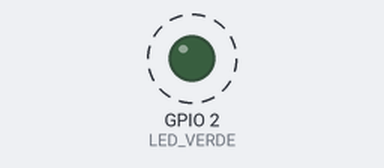
This sketch was run on a simulated ESP32. On the bench: output pins drawn as LEDs (lit = HIGH). Dashed ring = blinking. WiFi joins after 1.5 s; servers stay silent unless stated; the local clock reads 2024-03-15 10:24:30 at power-on unless the sketch sets it; what the sketch prints to the serial monitor is not drawn.

Above: at 2.2 s.
Timing chart, 0 to 5.0 s (numbered marks = the images above):
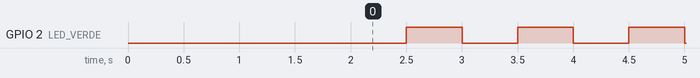

The sketch:

T02_esp32_wifi_ntp.ino
```cpp
/*
  SIMBIO - Tramo 2: ESP32 solo (vida, wifi y hora NTP)
  -----------------------------------------------------
  Qué prueba:
    - Que el ESP32 se programa y arranca.
    - Que se conecta al wifi (o a los datos del celular compartidos).
    - Que obtiene la hora por NTP en zona horaria de Colombia (UTC-5).
  Conexiones: ninguna (solo USB). El LED verde (GPIO 2) puede ser el LED de la placa.
  Monitor serie: 115200 baudios.

  ANTES DE CARGAR: escriba el nombre y la clave de su red abajo.
*/
#include <WiFi.h>
#include <time.h>

const char* WIFI_SSID = "NOMBRE_DE_SU_RED";
const char* WIFI_PASS = "CLAVE_DE_SU_RED";

const int LED_VERDE = 2;
const char* ZONA_HORARIA = "<-05>5";   // Colombia, sin horario de verano

void conectarWifi() {
  Serial.printf("Conectando a \"%s\"", WIFI_SSID);
  WiFi.mode(WIFI_STA);
  WiFi.begin(WIFI_SSID, WIFI_PASS);
  unsigned long t0 = millis();
  while (WiFi.status() != WL_CONNECTED && millis() - t0 < 20000) {
    delay(500);
    Serial.print(".");
  }
  Serial.println();
  if (WiFi.status() == WL_CONNECTED) {
    Serial.printf("OK  IP: %s  Señal (RSSI): %d dBm\n",
                  WiFi.localIP().toString().c_str(), WiFi.RSSI());
    Serial.println("    RSSI mejor que -70 dBm = buena señal en el sitio del tanque.");
  } else {
    Serial.println("FALLA: no se conectó en 20 s. Revise nombre/clave y que la red sea de 2,4 GHz.");
  }
}

void sincronizarHora() {
  configTzTime(ZONA_HORARIA, "pool.ntp.org", "time.google.com");
  struct tm t;
  if (getLocalTime(&t, 10000)) {
    char buf[32];
    strftime(buf, sizeof(buf), "%Y-%m-%d %H:%M:%S", &t);
    Serial.printf("OK  Hora NTP: %s\n", buf);
  } else {
    Serial.println("FALLA: no se obtuvo la hora NTP (¿hay internet?).");
  }
}

void setup() {
  Serial.begin(115200);
  delay(500);
  pinMode(LED_VERDE, OUTPUT);
  Serial.println("\n=== SIMBIO T02: ESP32, wifi y NTP ===");
  Serial.printf("Chip: %s  Núcleos: %d  MHz: %d\n",
                ESP.getChipModel(), ESP.getChipCores(), ESP.getCpuFreqMHz());
  conectarWifi();
  if (WiFi.status() == WL_CONNECTED) sincronizarHora();
}

void loop() {
  static unsigned long ultimo = 0;
  digitalWrite(LED_VERDE, (millis() / 500) % 2);   // parpadeo = el programa está vivo

  if (millis() - ultimo >= 10000) {
    ultimo = millis();
    struct tm t;
    char buf[32] = "sin hora";
    if (getLocalTime(&t, 100)) strftime(buf, sizeof(buf), "%H:%M:%S", &t);
    Serial.printf("[%lus] hora=%s  wifi=%s  RSSI=%d  memoria libre=%u B\n",
                  millis() / 1000, buf,
                  WiFi.status() == WL_CONNECTED ? "si" : "NO",
                  WiFi.RSSI(), ESP.getFreeHeap());
    if (WiFi.status() != WL_CONNECTED) {
      Serial.println("Wifi caído: reintentando...");
      WiFi.reconnect();
    }
  }
}
```

Measured:
- by itself, GPIO 2 (LED_VERDE): alternates HIGH for 0.50 s and LOW for 0.50 s
